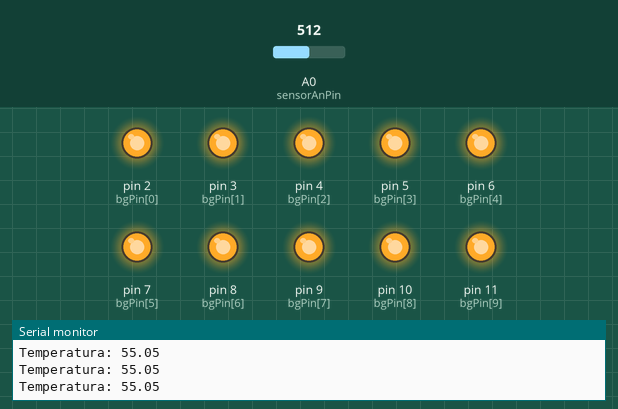
Bench run of a sketch on a simulated Arduino Uno, built with avr-gcc and run on an emulated ATmega328P. Parts: output pins drawn as LEDs (lit = HIGH), the last lines printed to the serial monitor. The test bench sets the inputs (shaded band); at power-on: A0 (sensorAnPin) = 512.

Above: at 1.2 s.
1.3 s: A0 (sensorAnPin) set to 295
2.8 s: A0 (sensorAnPin) set to 284
At 3.7 s:
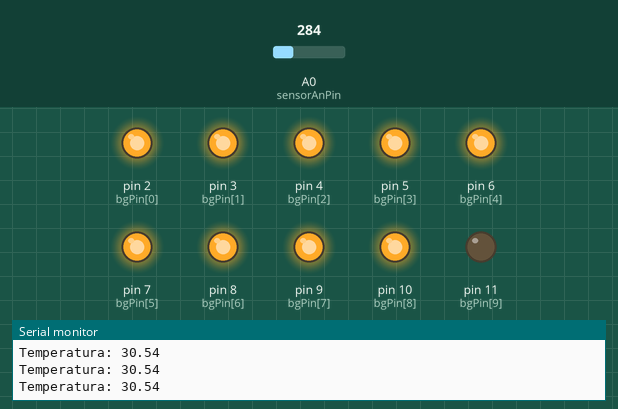
4.3 s: A0 (sensorAnPin) set to 0
At 4.7 s:
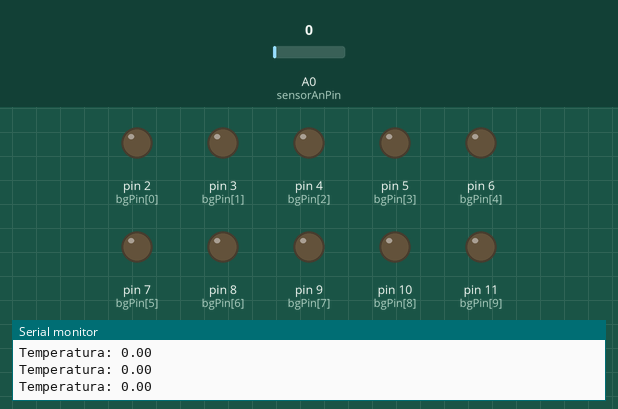
5.8 s: A0 (sensorAnPin) set to 227
7.3 s: A0 (sensorAnPin) set to 243
At 8.2 s:
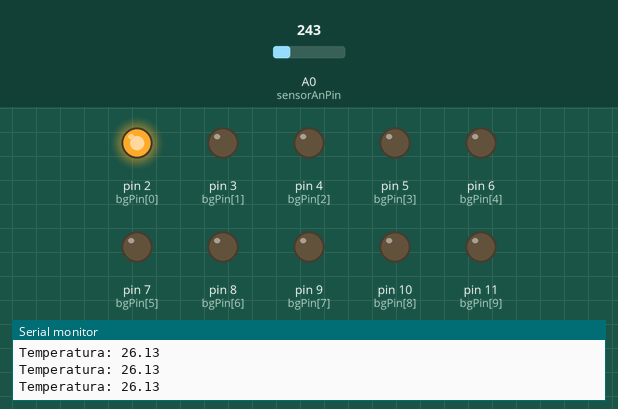
8.8 s: A0 (sensorAnPin) set to 306
At 10.0 s:
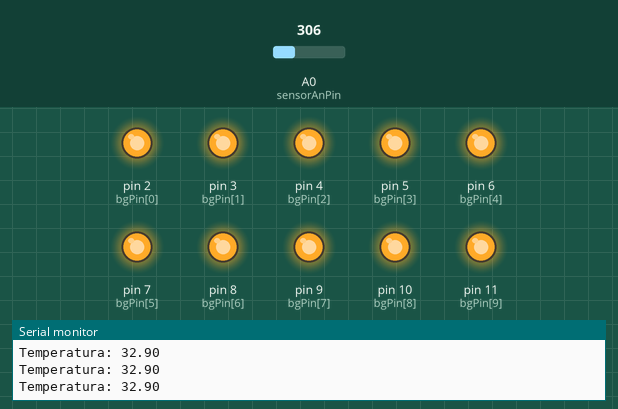
Timing chart, 0 to 11.8 s (numbered marks = the images above; inputs shaded):
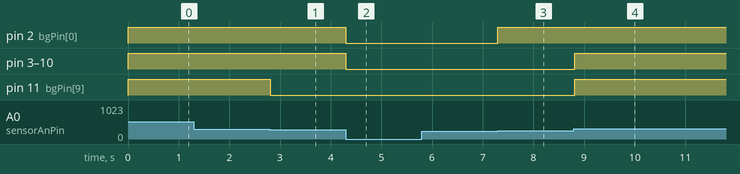

The sketch:

barGraphTemperature.ino
```cpp
#include<math.h>

//Variáveis do sensor de temperatura
const int sensorAnPin = 0;
const float maxReaderSize = pow(2, 10) - 1;		//10bits = 1024 (-1)
const int maxSensorTemperature = 110;			//Temperatura máxima do sensor (110ºC para 1.1V e 150ºC para > 1.5V)
float temperature = 0;							//Temperatura

//Variáveis do bargraph
const int bgPin[] = { 2, 3, 4, 5, 6, 7, 8, 9, 10, 11 };

void setup()
{
	Serial.begin(9600);			//Leitura SERIAL
	analogReference(INTERNAL);	//Limita a entra analógica para 1.1V

	for (int x = 0; x < 10; x++) {
		pinMode(bgPin[x], OUTPUT);
	}
}

void loop()
{
	//Busca resultado do ADC
	unsigned int sensorADC = analogRead(sensorAnPin);

	//Converte a leitura em temperatura (conversão direta regra de três)
	temperature = (maxSensorTemperature / maxReaderSize) * sensorADC;

	//Ascende a luz de acordo com a temperatura
	for (int x = 0; x < 10; x++) {
		if (round(temperature * 10) > 250 + (bgPin[x] * 5)) {
			digitalWrite(bgPin[x], HIGH);
		} else {
			digitalWrite(bgPin[x], LOW);
		}
	}

	//DEBUGs
	Serial.print("Temperatura: ");
	Serial.println(temperature);


}
```

Measured:
- the behaviour switches between 285 and 284 on A0 (sensorAnPin) (found by bisection; images 0 and 1)
- the behaviour switches between 242 and 243 on A0 (sensorAnPin) (found by bisection; images 2 and 3)
- after the input at 2.8 s, pin 11 (bgPin[9]): HIGH → LOW at once
- after the input at 4.3 s, pin 2 (bgPin[0]), pin 3 (bgPin[1]), pin 4 (bgPin[2]), pin 5 (bgPin[3]), pin 6 (bgPin[4]), pin 7 (bgPin[5]), pin 8 (bgPin[6]), pin 9 (bgPin[7]), pin 10 (bgPin[8]): HIGH → LOW at once
- after the input at 7.3 s, pin 2 (bgPin[0]): LOW → HIGH at once
- after the input at 8.8 s, pin 3 (bgPin[1]), pin 4 (bgPin[2]), pin 5 (bgPin[3]), pin 6 (bgPin[4]), pin 7 (bgPin[5]), pin 8 (bgPin[6]), pin 9 (bgPin[7]), pin 10 (bgPin[8]), pin 11 (bgPin[9]): LOW → HIGH at once
